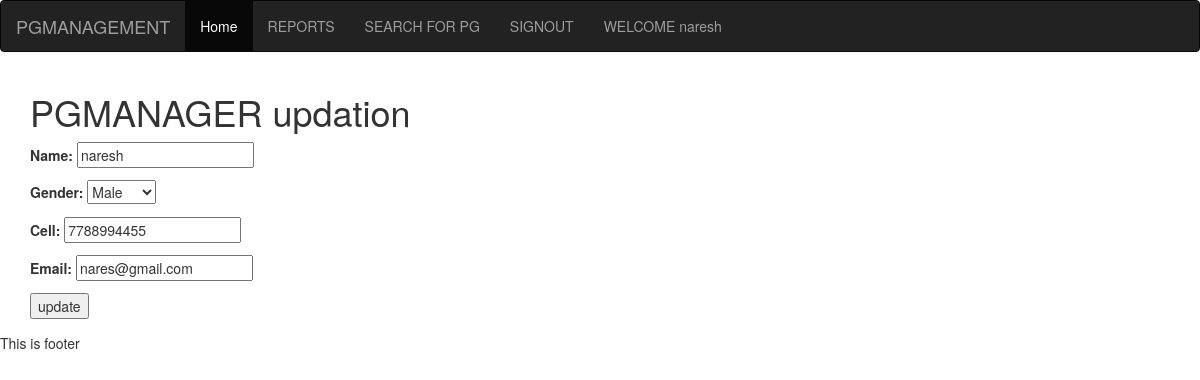
The page /pgmanager_update/1/ (signed in) on the database its author committed.
### pgmanage/models.py (models this page shows, shortened)
class AbstractPGManager(models.Model):
    name = models.CharField(max_length=60,
                            validators=[namevalidation])
    status = models.BooleanField(default=True)
    class Meta:
        abstract = True

class PGManager(AbstractPGManager):
    gender_choices = [('M', "Male"),
                      ("F", "Female")]
    gender = models.CharField(choices=gender_choices,
                              max_length=2)
    cell = models.CharField(max_length=14, unique=True)
    email = models.EmailField(unique=True)

### pgmanage/views.py (the view, shortened to what this page needs)
# urls.py: path('pgmanager_update/<int:pk>/', pgm_update_view),
@login_required
def pgm_update_view(request,pk):
    message=""
    pgm_instance = PGManager.objects.get(id=pk)
    form = PGManagerForm(instance=pgm_instance)
    return render(request,"pgm_update_form.html",{"message":message, 'form':form})

### pgmanage/forms.py
class PGManagerForm(forms.ModelForm):
    class Meta:
        model=PGManager
        fields=("name", "gender", "cell", "email")#__all__

### pgmanage/templates/pgm_update_form.html (shortened to what this page needs)
{% extends "base.html"%}
{% block content%}
    <h1>PGMANAGER updation</h1>
    <form method="POST">
        {{ form.as_p }}
        <input type="submit" name="" value="update">
    </form>
{% endblock %}

### rows shown on the page
PGManager: name "naresh", gender "Male", cell "7788994455", email "nares@gmail.com"

### other values the page prints
{{ request.session.username }} "naresh"
